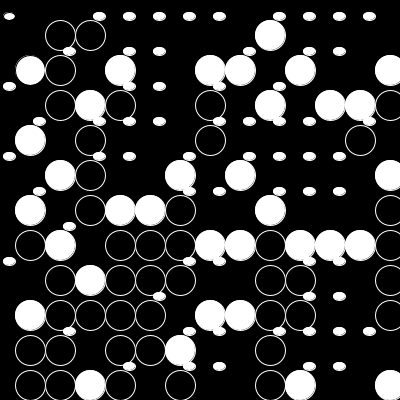
Frame 1 (no input)
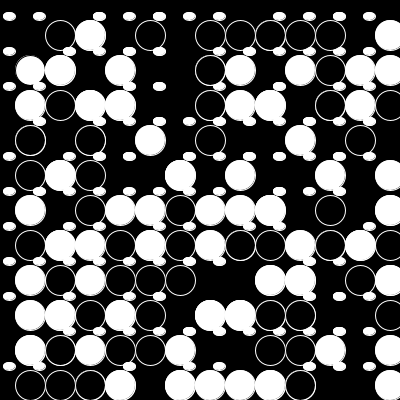
Frame 2 (the mouse pressed at the canvas centre, redrawn once)

The Processing sketch that drew these frames (run headless with seeded random() and noise(); the mouse was pressed at the canvas centre and the sketch redrawn once):

// Processing sketch: processing_39213
// ── processing_39213.pde

// Alex Nelson

void setup() {
  background(0);
  size(400, 400);
  smooth();
}

//setting up the variation and spacing 
void draw() {
  for (int a=15; a<height; a+=30) {
    for (int b=20; b<width; b+=35) {
      float r = random(0,2);
      if (r>1) {
        dot(a, b);
      } 
      else {
        circle(a, b);
      }
    }
  }
  noLoop();
}


//white and black circles outlined in white
void circle(int a, int b) {
  pushMatrix(); 
  translate(a, b);
  ellipseMode(CORNERS);
  ellipse(0, 0, 30, 30);
  fill(255,255,0);
  fill(0);
  stroke(255);
  popMatrix();
}

//small white ellipses
void dot(int a, int b) {
  pushMatrix();
  translate(a,b);
  fill(255);
  ellipseMode(CORNERS);
  ellipse(0, -8, -12, 0);
  popMatrix();
}
